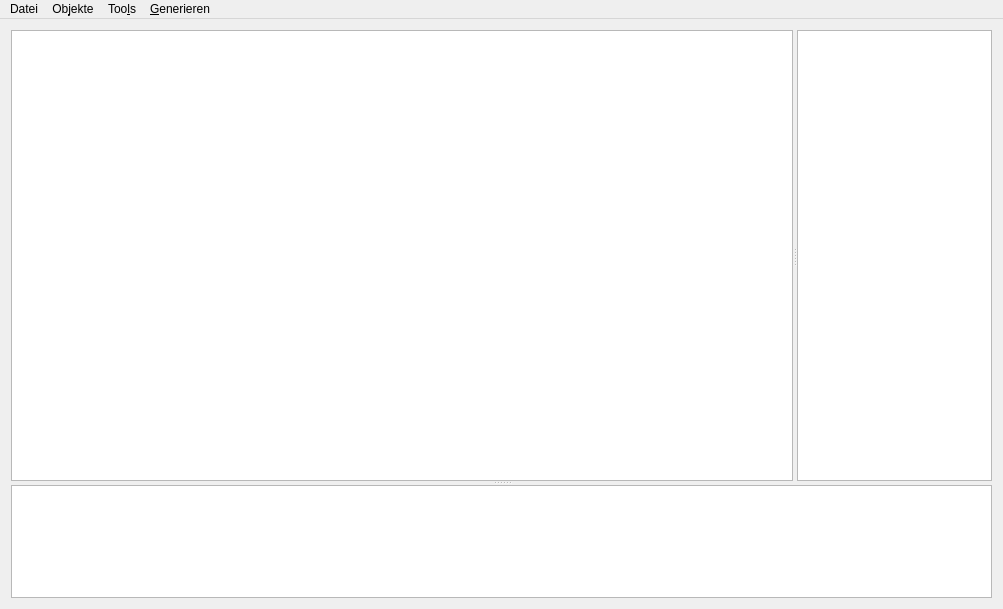
<?xml version="1.0" encoding="UTF-8"?>
<ui version="4.0">
 <class>MainWindow</class>
 <widget class="QMainWindow" name="MainWindow">
  <property name="geometry">
   <rect>
    <x>0</x>
    <y>0</y>
    <width>1003</width>
    <height>609</height>
   </rect>
  </property>
  <property name="windowTitle">
   <string>fpga-log</string>
  </property>
  <property name="windowIcon">
   <iconset resource="../icons.qrc">
    <normaloff>:/icons/logo</normaloff>:/icons/logo</iconset>
  </property>
  <widget class="QWidget" name="centralWidget">
   <layout class="QGridLayout" name="gridLayout">
    <item row="0" column="0">
     <widget class="QSplitter" name="splitter_2">
      <property name="orientation">
       <enum>Qt::Vertical</enum>
      </property>
      <widget class="QSplitter" name="splitter">
       <property name="sizePolicy">
        <sizepolicy hsizetype="Expanding" vsizetype="Preferred">
         <horstretch>0</horstretch>
         <verstretch>80</verstretch>
        </sizepolicy>
       </property>
       <property name="orientation">
        <enum>Qt::Horizontal</enum>
       </property>
       <widget class="QGraphicsView" name="graphicsView">
        <property name="sizePolicy">
         <sizepolicy hsizetype="Expanding" vsizetype="Expanding">
          <horstretch>80</horstretch>
          <verstretch>0</verstretch>
         </sizepolicy>
        </property>
        <property name="frameShadow">
         <enum>QFrame::Sunken</enum>
        </property>
        <property name="verticalScrollBarPolicy">
         <enum>Qt::ScrollBarAsNeeded</enum>
        </property>
        <property name="horizontalScrollBarPolicy">
         <enum>Qt::ScrollBarAsNeeded</enum>
        </property>
       </widget>
       <widget class="QListView" name="listView">
        <property name="sizePolicy">
         <sizepolicy hsizetype="Expanding" vsizetype="Expanding">
          <horstretch>20</horstretch>
          <verstretch>0</verstretch>
         </sizepolicy>
        </property>
       </widget>
      </widget>
      <widget class="QTextBrowser" name="textBrowser">
       <property name="sizePolicy">
        <sizepolicy hsizetype="Expanding" vsizetype="Expanding">
         <horstretch>0</horstretch>
         <verstretch>20</verstretch>
        </sizepolicy>
       </property>
      </widget>
     </widget>
    </item>
   </layout>
  </widget>
  <widget class="QMenuBar" name="menuBar">
   <property name="geometry">
    <rect>
     <x>0</x>
     <y>0</y>
     <width>1003</width>
     <height>30</height>
    </rect>
   </property>
   <widget class="QMenu" name="menuFile">
    <property name="title">
     <string>Datei</string>
    </property>
    <addaction name="actionNew"/>
    <addaction name="separator"/>
    <addaction name="actionOpen"/>
    <addaction name="separator"/>
    <addaction name="actionSave"/>
    <addaction name="actionSaveAs"/>
    <addaction name="separator"/>
    <addaction name="actionTarget"/>
    <addaction name="separator"/>
    <addaction name="actionClose"/>
   </widget>
   <widget class="QMenu" name="menuObjects">
    <property name="tearOffEnabled">
     <bool>false</bool>
    </property>
    <property name="title">
     <string>Ob&amp;jekte</string>
    </property>
    <property name="separatorsCollapsible">
     <bool>false</bool>
    </property>
    <addaction name="actionNewObject"/>
   </widget>
   <widget class="QMenu" name="menuGenerate">
    <property name="enabled">
     <bool>true</bool>
    </property>
    <property name="title">
     <string>&amp;Generieren</string>
    </property>
    <addaction name="actionSynthesize"/>
    <addaction name="actionFlash"/>
    <addaction name="separator"/>
    <addaction name="actionGenerate"/>
   </widget>
   <widget class="QMenu" name="menuTools">
    <property name="title">
     <string>Too&amp;ls</string>
    </property>
    <addaction name="actionPinOverview"/>
   </widget>
   <addaction name="menuFile"/>
   <addaction name="menuObjects"/>
   <addaction name="menuTools"/>
   <addaction name="menuGenerate"/>
  </widget>
  <action name="actionClose">
   <property name="icon">
    <iconset theme="application-exit">
     <normaloff>.</normaloff>.</iconset>
   </property>
   <property name="text">
    <string>&amp;Beenden</string>
   </property>
   <property name="shortcut">
    <string>Ctrl+Q</string>
   </property>
  </action>
  <action name="actionNewObject">
   <property name="icon">
    <iconset theme="list-add">
     <normaloff>.</normaloff>.</iconset>
   </property>
   <property name="text">
    <string>&amp;Neues Objekt</string>
   </property>
   <property name="shortcut">
    <string>Ctrl+M</string>
   </property>
  </action>
  <action name="actionTarget">
   <property name="icon">
    <iconset theme="preferences-system">
     <normaloff>.</normaloff>.</iconset>
   </property>
   <property name="text">
    <string>&amp;Zielplattform</string>
   </property>
   <property name="shortcut">
    <string>Ctrl+T</string>
   </property>
  </action>
  <action name="actionGenerate">
   <property name="text">
    <string>&amp;Dateien erzeugen</string>
   </property>
   <property name="shortcut">
    <string>Ctrl+F</string>
   </property>
  </action>
  <action name="actionSynthesize">
   <property name="enabled">
    <bool>true</bool>
   </property>
   <property name="icon">
    <iconset theme="system-run">
     <normaloff>.</normaloff>.</iconset>
   </property>
   <property name="text">
    <string>&amp;Bitfile erstellen</string>
   </property>
   <property name="shortcut">
    <string>Ctrl+G</string>
   </property>
  </action>
  <action name="actionFlash">
   <property name="icon">
    <iconset theme="media-flash">
     <normaloff>.</normaloff>.</iconset>
   </property>
   <property name="text">
    <string>&amp;Upload</string>
   </property>
   <property name="shortcut">
    <string>Ctrl+U</string>
   </property>
  </action>
  <action name="actionNew">
   <property name="icon">
    <iconset theme="document-new">
     <normaloff>.</normaloff>.</iconset>
   </property>
   <property name="text">
    <string>&amp;Neu</string>
   </property>
   <property name="shortcut">
    <string>Ctrl+N</string>
   </property>
  </action>
  <action name="actionOpen">
   <property name="icon">
    <iconset theme="document-open">
     <normaloff>.</normaloff>.</iconset>
   </property>
   <property name="text">
    <string>&amp;Öffnen</string>
   </property>
   <property name="shortcut">
    <string>Ctrl+O</string>
   </property>
  </action>
  <action name="actionSave">
   <property name="icon">
    <iconset theme="document-save">
     <normaloff>.</normaloff>.</iconset>
   </property>
   <property name="text">
    <string>&amp;Speichern</string>
   </property>
   <property name="shortcut">
    <string>Ctrl+S</string>
   </property>
  </action>
  <action name="actionSaveAs">
   <property name="icon">
    <iconset theme="document-save-as">
     <normaloff>.</normaloff>.</iconset>
   </property>
   <property name="text">
    <string>Speichern &amp;unter</string>
   </property>
   <property name="shortcut">
    <string>Ctrl+Shift+S</string>
   </property>
  </action>
  <action name="actionPinOverview">
   <property name="text">
    <string>Pin Planner</string>
   </property>
   <property name="shortcut">
    <string>Ctrl+P</string>
   </property>
  </action>
 </widget>
 <layoutdefault spacing="6" margin="11"/>
 <resources>
  <include location="../icons.qrc"/>
 </resources>
 <connections/>
</ui>
